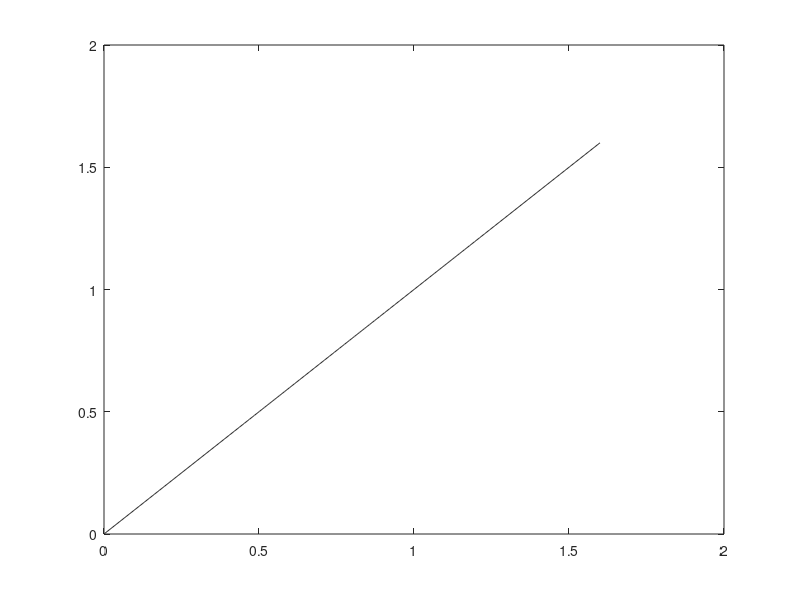

The MATLAB source for this figure:
%Plots the friction coefficient means of all the participants on the 
%same graph by looping through the folders of each participant

tsteps = 2759; %number of time steps 
l = 0;
%Define the normal force interval on which the mean friction coefficient is
%calculated
Fmin = 1;  
Fmax = 5;
Fint = [Fmin:Fmax];

D = 'Aged_friction';
S = dir(fullfile(D, '*'));
N = setdiff({S([S.isdir]).name},{'.','..'}); % list of subfolders of D.

x=linspace(0,1.6);
y=linspace(0,1.6);
h1=plot(x,y,'Color',[0.2 0.2 0.2]) %identity line (x=y

figure(2);

for ii = 1:numel(N)  %loop going through the folders 
    filelist = dir(fullfile(D,N{ii},'*.csv')); %improve by specifying the file extension
    filelist= filelist(~[filelist.isdir]);  % classification of folders in good order
    [~,idx] = sort([filelist.datenum]);
    filelist = filelist(idx);
    nfiles=length(filelist);
    C = {filelist(~[filelist.isdir]).name}; %files in subfolder (cell created for the loop)
    [indexglassLF, indexglassHF] = at_frictionplots(N{ii}, filelist, tsteps); %calculates the frictions for LF and HF for the participant
    
    %Mean of the friction coefficient on the Force interval
    meanCF_LF = mean(indexglassLF.k.*Fint.^(indexglassLF.n-1));
    meanCF_HF = mean(indexglassHF.k.*Fint.^(indexglassHF.n-1));
    
    %relative difference in friction
    Rd = abs(meanCF_HF-meanCF_LF)/(meanCF_HF)*100;
    
    %graph plots
    pos1 = [0.1 0.15 0.5 0.7];
    subplot('Position',pos1);
    hold on;
    C = {'k','b','r','g',[1 0.9 0.1],[.5 .6 .7],[.8 .2 .6],[0.7 0.5 0.9],'c','m',[0.9 0.4 1],[0.2 0.8 0.7],[0.7 0.4 0.1],[0.4 0.55 0.8],[0.3 0.6 0.3]}; % Cell array of colors.
    h2= plot(meanCF_LF,meanCF_HF,'.', 'MarkerSize',10,'Color', C{ii});
    h1=plot(x,y,'Color',[0.2 0.2 0.2]) %identity line (x=y)
    h(2)=h2(1);   
    h=[h(1);h(2)]
    
    %title('Mean coefficient of friction - Young participants')
    title('Mean coefficient of friction - Elderly participants')
    xlabel('Coefficient of friction - Low [-]')
    ylabel('Coefficient of friction - High [-]')
    yticks([0 0.2 0.4 0.6 0.8 1 1.2 1.4 1.6])
    
    pos2 = [0.7 0.15 0.1 0.7];
    subplot('Position',pos2); hold on;
    h1 = plot(1,Rd,'.', 'MarkerSize',10,'Color', C{ii});
    set(gca,'XTick',[])
    set(gca, 'YDir','reverse')
    ylabel('Relative difference in Friction [%]')
    
    
end
